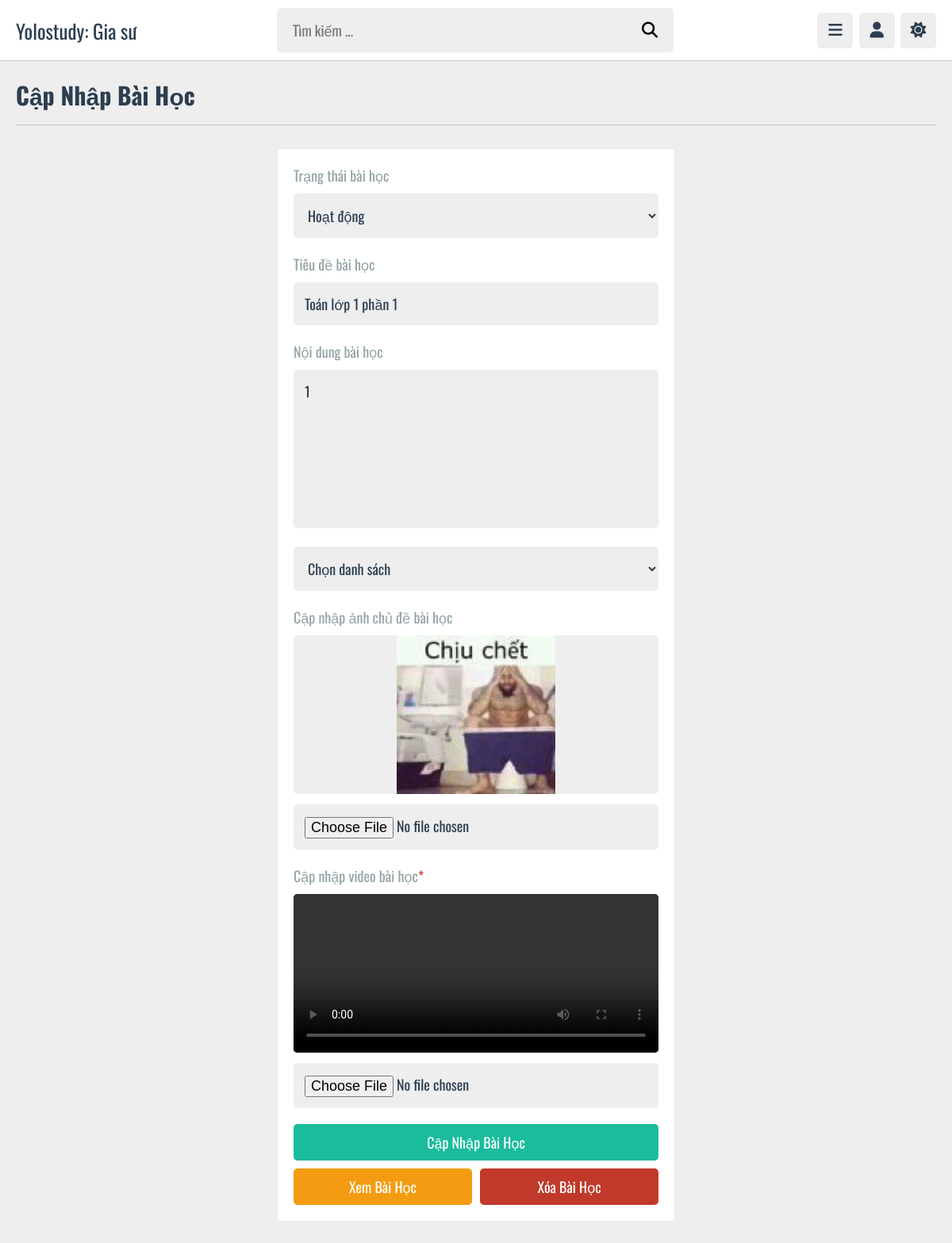
The app's page /admin/updatecontent.php?get_id=jIE28XvTc6S2t6nUdBID (signed in) with its own data.
### tables this page shows
CREATE TABLE `content` (
  `id` varchar(20) NOT NULL,
  `giasu_id` varchar(20) NOT NULL,
  `danhsach_id` varchar(20) NOT NULL,
  `title` varchar(255) NOT NULL,
  `desc` varchar(255) NOT NULL,
  `video` varchar(255) NOT NULL,
  `thumbnail` varchar(255) NOT NULL,
  `date` date NOT NULL DEFAULT current_timestamp(),
  `status` varchar(20) NOT NULL
);

### admin/updatecontent.php (the view, shortened to what this page needs)
<?php
include '../tp/connect.php';
if (isset($_GET['get_id'])) {
    $get_id = $_GET['get_id'];
} else {
    $get_id = '';
    header('location:danhsach.php');
}
?>
<!DOCTYPE html>
<html lang="en">
<head>
    <link rel="stylesheet" href="https://cdnjs.cloudflare.com/ajax/libs/font-awesome/6.4.2/css/all.min.css">
    <link rel="stylesheet" href="../admin.css">
</head>
<body>
    <?php include '../tp/adminheader.php' ?>
    <section class="crud-form">
        <h1 class="heading">Cập nhập bài học</h1>
        <?php
        $select_content = $conn->prepare("select * from `content` where id=?");
        $select_content->execute([$get_id]);
        if ($select_content->rowCount() > 0) {
            while ($fetch_content = $select_content->fetch(PDO::FETCH_ASSOC)) {
        ?>
                <form action="" method="POST" enctype="multipart/form-data">
                    <p>Trạng thái bài học</p>
                    <select name="status" class="box" required>
                        <option value="<?= $fetch_content['status']; ?>" selected><?= $fetch_content['status']; ?></option>
                    </select>
                    <p>Tiêu đề bài học</p>
                    <input type="text" name="title" placeholder="Nhập tiêu đề" class="box" maxlength="100" value="<?= $fetch_content['title']; ?>" required>
                    <p>Nội dung bài học</p>
                    <textarea name="desc" required cols="30" rows="10" class="box" placeholder="Nhập tiêu đề bài học" maxlength="1000"><?= $fetch_content['desc']; ?></textarea>
                    <select name="danhsach" class="box">
                        <option value="<?= $fetch_content['danhsach_id']; ?>" selected>Chọn danh sách</option>
                    </select>
                    <p>Cập nhập ảnh chủ đề bài học</p>
                    <img src="../upload/<?= $fetch_content['thumbnail']; ?>" alt="">
                    <input type="file" name="thumb" accept="image/*" class="box">
                    <p>Cập nhập video bài học<span>*</span></p>
                    <video src="../upload/<?= $fetch_content['video']; ?>" class="media" controls></video>
                    <input type="file" name="video" accept="video/*" class="box">
                    <input type="submit" value="Cập nhập bài học" name="update" class="bt">
                    <div class="flex-bt">
                        <a href="viewcontent.php?get_id=<?= $get_id; ?>" class="option-bt">
                            Xem bài học
                        </a>
                        <input type="submit" value="Xóa bài học" name="delete_content" class="delete-bt">
                    </div>
                </form>
        <?php
            }
        } else {
            echo '<p class="empty">Không tìm thấy bài học nào hết!</p>';
        }
        ?>
    </section>
</body>
</html>

### admin.css (style rules this page uses)
:root { --mau-chinh: #1abc9c; --do: #c0392b; --cam: #f39c12; --trang: #fff; --den: #2c3e50; --mau-sang: #95a5a6; --mau-bg: #eee; --border: .1rem solid rgba(8, 8, 8, 0.2); }
* { font-family: 'Oswald', sans-serif; margin: 0; padding: 0; box-sizing: border-box; outline: none; border: none; text-decoration: none; }
html { font-size: 62.5%; overflow-x: hidden; }
body { padding-bottom: 9rem; background-color: var(--mau-bg); padding-left: 30rem; }
section { padding: 2rem; margin: 0 auto; max-width: 1200px; }
.heading { font-size: 3rem; color: var(--den); text-transform: capitalize; padding-bottom: 1.5rem; margin-bottom: 3rem; border-bottom: var(--border); }
.bt, .inline-bt, .option-bt, .inline-option-bt, .delete-bt, .inline-delete-bt { margin-top: 1rem; border-radius: .5rem; padding: 1rem 3rem; cursor: pointer; color: var(--trang); font-size: 1.8rem; text-align: center; text-transform: capitalize; }
.bt, .option-bt, .delete-bt { display: block; width: 100%; }
.bt, .inline-bt { background-color: var(--mau-chinh); }
.option-bt, .inline-option-bt { background-color: var(--cam); }
.delete-bt, .inline-delete-bt { background-color: var(--do); }
.flex-bt { display: flex; gap: 1rem; }
.crud-form form { max-width: 50rem; margin: 0 auto; background-color: var(--trang); border-radius: .5rem; padding: 2rem; padding-top: 1rem; }
.crud-form form p { padding-top: 1rem; font-size: 1.8rem; color: var(--mau-sang); }
.crud-form form p span { color: var(--do); }
.crud-form form .box { width: 100%; background-color: var(--mau-bg); border-radius: .5rem; padding: 1.4rem; color: var(--den); margin: 1rem 0; font-size: 1.8rem; }
.crud-form form textarea { height: 20rem; resize: none; }
.crud-form form img { height: 20rem; border-radius: .5rem; margin-top: 1rem; width: 100%; object-fit: contain; background-color: var(--mau-bg); }
.crud-form form .media { height: 20rem; border-radius: .5rem; margin-top: 1rem; width: 100%; object-fit: contain; background-color: var(--den); }
@media (max-width: 1200px) { body { padding-left: 0; } }

### records on screen
content: status "Hoạt động", title "Toán lớp 1 phần 1", desc "1", thumbnail (picture)
